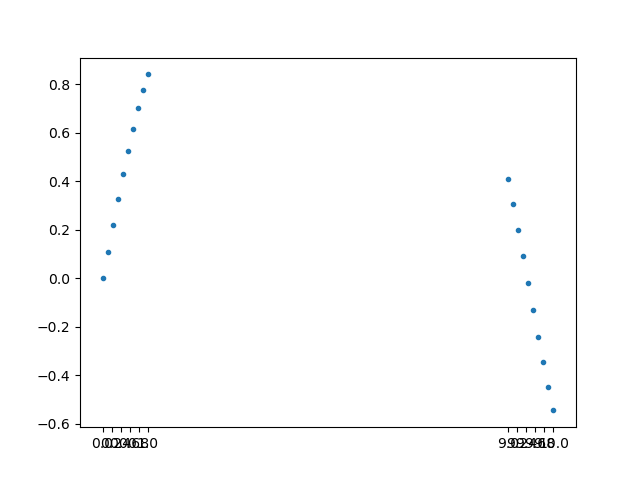

Recreate this plot in Python.
from matplotlib import pyplot as plt
from matplotlib import scale as mscale
from matplotlib import transforms as mtransforms
import numpy as np

def CustomScaleFactory(l, u):
    class CustomScale(mscale.ScaleBase):
        name = 'custom'

        def __init__(self, axis, **kwargs):
            mscale.ScaleBase.__init__(self)
            self.thresh = None #thresh

        def get_transform(self):
            return self.CustomTransform(self.thresh)

        def set_default_locators_and_formatters(self, axis):
            pass

        class CustomTransform(mtransforms.Transform):
            input_dims = 1
            output_dims = 1
            is_separable = True
            lower = l
            upper = u
            def __init__(self, thresh):
                mtransforms.Transform.__init__(self)
                self.thresh = thresh

            def transform(self, a):
                aa = a.copy()
                aa[a>self.lower] = a[a>self.lower]-(self.upper-self.lower)
                aa[(a>self.lower)&(a<self.upper)] = self.lower
                return aa

            def inverted(self):
                return CustomScale.InvertedCustomTransform(self.thresh)

        class InvertedCustomTransform(mtransforms.Transform):
            input_dims = 1
            output_dims = 1
            is_separable = True
            lower = l
            upper = u

            def __init__(self, thresh):
                mtransforms.Transform.__init__(self)
                self.thresh = thresh

            def transform(self, a):
                aa = a.copy()
                aa[a>self.lower] = a[a>self.lower]+(self.upper-self.lower)
                return aa

            def inverted(self):
                return CustomScale.CustomTransform(self.thresh)

    return CustomScale

mscale.register_scale(CustomScaleFactory(1.12, 8.88))

x = np.concatenate((np.linspace(0,1,10), np.linspace(9,10,10)))
xticks = np.concatenate((np.linspace(0,1,6), np.linspace(9,10,6)))
y = np.sin(x)
plt.plot(x, y, '.')
ax = plt.gca()
#ax.set_xscale('custom')
ax.set_xticks(xticks)
plt.savefig("discontinuous_axis_method3.png")